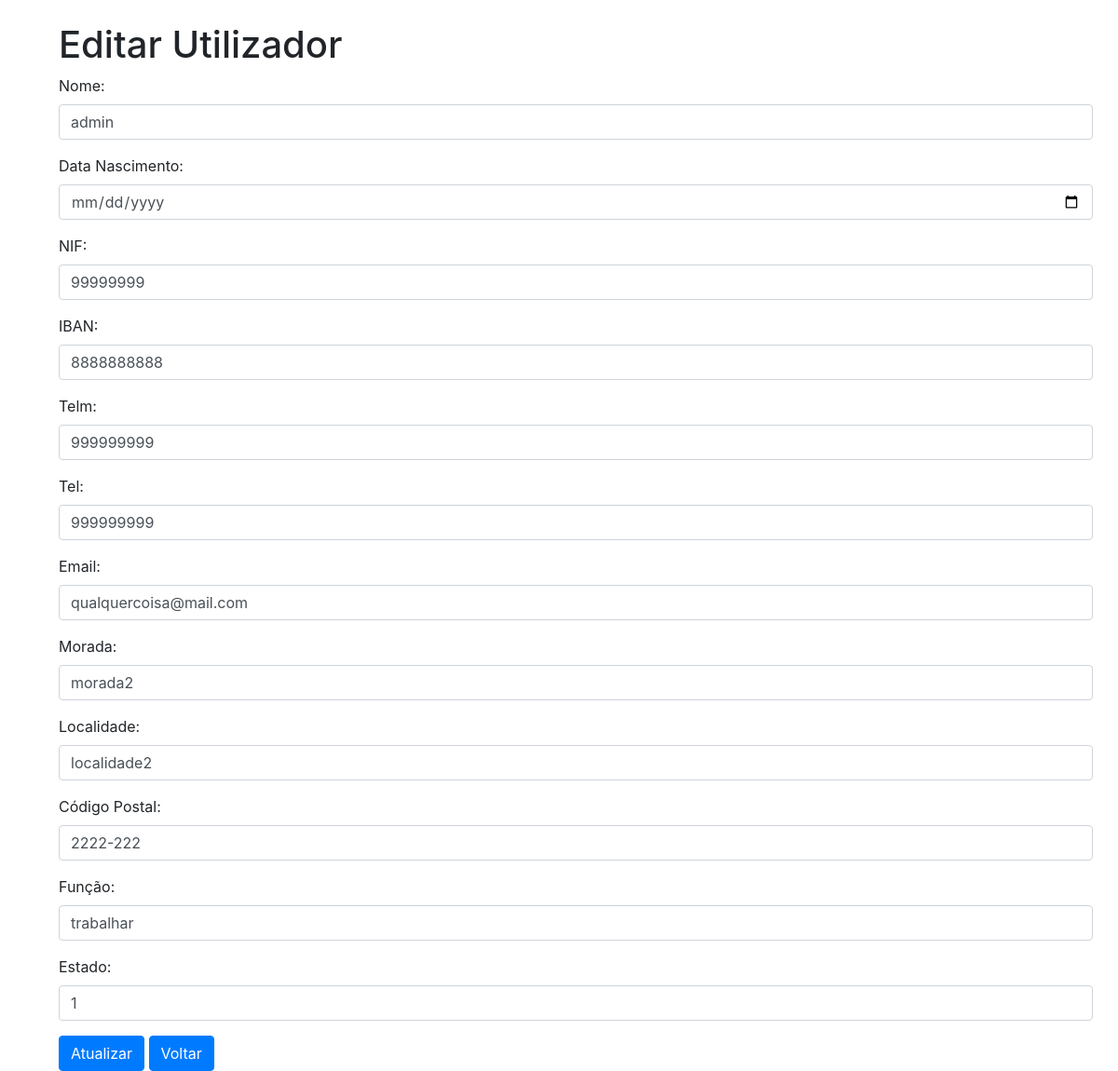
Screenshot of /admin/gestorusers/editar_usuario.php?id=1 (signed in) with the database file from the repository.
### tables this page shows
CREATE TABLE `users` (
  `ID` int(11) NOT NULL,
  `username` varchar(100) NOT NULL,
  `DataNasc` varchar(20) NOT NULL,
  `NIF` int(11) NOT NULL,
  `IBAN` varchar(50) NOT NULL,
  `Tel` int(11) NOT NULL,
  `Telf` int(11) NOT NULL,
  `Email` varchar(50) NOT NULL,
  `Morada` varchar(150) NOT NULL,
  `Localidade` varchar(50) NOT NULL,
  `CodigoPostal` varchar(15) NOT NULL,
  `IDdepartamento` int(11) NOT NULL,
  `Funcao` varchar(50) NOT NULL,
  `Estado` tinyint(1) NOT NULL,
  `Admin` tinyint(1) NOT NULL,
  `Password` varchar(50) NOT NULL
);

### admin/gestorusers/func.php (called while the page is built, shortened)
<?php
include("../../database/database.php");
function getUtilizadorById($id)
{
    global $conn;
    $sql = "SELECT * FROM users WHERE ID = ?";
    $stmt = $conn->prepare($sql);
    $stmt->bind_param("i", $id);
    $stmt->execute();
    $result = $stmt->get_result();
    if ($result->num_rows === 1) {
        return $result->fetch_assoc();
    } else {
        return false;
    }
}
?>

### admin/gestorusers/editar_usuario.php (the view, shortened to what this page needs)
<?php
include("../../database/database.php");
include("func.php");
if (isset($_GET['id']) && is_numeric($_GET['id'])) {
    $id_usuario_editar = $_GET['id'];
    $utilizador = getUtilizadorById($id_usuario_editar);
}
?>
<!DOCTYPE html>
<html>
<head>
    <link rel="stylesheet" href="https://maxcdn.bootstrapcdn.com/bootstrap/4.5.2/css/bootstrap.min.css">
</head>
<body>
<div class="container mt-4 ml-5">
    <h1>Editar Utilizador</h1>
    <?php if (isset($utilizador) && $utilizador !== false): ?>
        <form method="post">
            <div class="form-group">
                <label for="novo_nome">Nome:</label>
                <input type="text" class="form-control" id="novo_nome" name="novo_nome" value="<?php echo $utilizador['username']; ?>">
            </div>
            <div class="form-group">
                <label for="nova_data_nasc">Data Nascimento:</label>
                <input type="date" class="form-control" id="nova_data_nasc" name="nova_data_nasc" value="<?php echo $utilizador['DataNasc']; ?>">
            </div>
            <div class="form-group">
                <label for="novo_nif">NIF:</label>
                <input type="text" class="form-control" id="novo_nif" name="novo_nif" value="<?php echo $utilizador['NIF']; ?>">
            </div>
            <div class="form-group">
                <label for="novo_iban">IBAN:</label>
                <input type="text" class="form-control" id="novo_iban" name="novo_iban" value="<?php echo $utilizador['IBAN']; ?>">
            </div>
            <div class="form-group">
                <label for="novo_telm">Telm:</label>
                <input type="text" class="form-control" id="novo_telm" name="novo_telm" value="<?php echo $utilizador['Tel']; ?>">
            </div>
            <div class="form-group">
                <label for="novo_tel">Tel:</label>
                <input type="text" class="form-control" id="novo_tel" name="novo_tel" value="<?php echo $utilizador['Telf']; ?>">
            </div>
            <div class="form-group">
                <label for="novo_email">Email:</label>
                <input type="email" class="form-control" id="novo_email" name="novo_email" value="<?php echo $utilizador['Email']; ?>">
            </div>
            <div class="form-group">
                <label for="nova_morada">Morada:</label>
                <input type="text" class="form-control" id="nova_morada" name="nova_morada" value="<?php echo $utilizador['Morada']; ?>">
            </div>
            <div class="form-group">
                <label for="nova_localidade">Localidade:</label>
                <input type="text" class="form-control" id="nova_localidade" name="nova_localidade" value="<?php echo $utilizador['Localidade']; ?>">
            </div>
            <div class="form-group">
                <label for="novo_cp">Código Postal:</label>
                <input type="text" class="form-control" id="novo_cp" name="novo_cp" value="<?php echo $utilizador['CodigoPostal']; ?>">
            </div>
            <div class="form-group">
                <label for="nova_funcao">Função:</label>
                <input type="text" class="form-control" id="nova_funcao" name="nova_funcao" value="<?php echo $utilizador['Funcao']; ?>">
            </div>
            <div class="form-group">
                <label for="novo_estado">Estado:</label>
                <input type="text" class="form-control" id="novo_estado" name="novo_estado" value="<?php echo $utilizador['Estado']; ?>">
            </div>
            <button type="submit" class="btn btn-primary" name="atualizar_usuario">Atualizar</button>
            <button type="submit" class="btn btn-primary" name="voltar">Voltar</button>
        </form>
    <?php else: ?>
        <div class="alert alert-danger">Utilizador não encontrado.</div>
    <?php endif; ?>
</div>
</body>
</html>

### rows the page displays
users: novo_nome "admin", novo_nif "99999999", novo_iban "8888888888", novo_telm "999999999", novo_tel "999999999", novo_email "qualquercoisa@mail.com", nova_morada "morada2", nova_localidade "localidade2", novo_cp "2222-222", nova_funcao "trabalhar", novo_estado "1"
